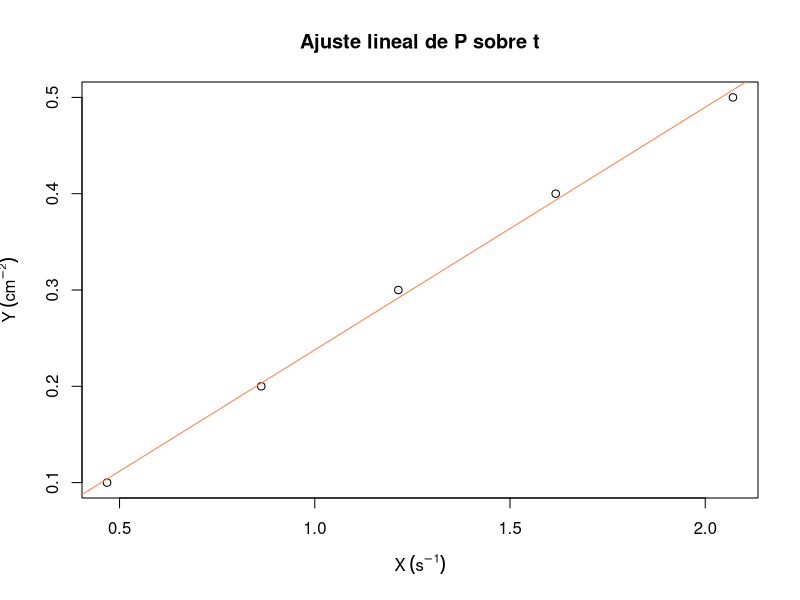

This chart was generated by the following R code:
## ---- chunk 1
knitr::opts_chunk$set(echo = FALSE)
## ---- chunk 2
volumen <- 10*1e-3
voltaje <- 4.81
intensidad <- 0.26
  
Tlab <- 18.9 + 273.15
  
# Datos recogidos
t <- c(0.468, 0.863, 1.214, 1.617, 2.071, 2.639, 3.345, 4.069, 4.537, 5.253)
P <- c(0.1,0.2,0.3,0.4,0.5,0.6,0.7,0.8,0.9,1) 

# Tabla
data <- data.frame(t,P)
colnames(data) <- c("tiempo","var presion")
  
knitr::kable(
  data,
  caption="tiempo y variacion presion",
  booktabs = TRUE,
  escape = FALSE,
  row.names = FALSE,
  align="c"
)
## ---- chunk 3

t <- t[1:5]
P <- P[1:5]

# Ajuste lineal
modelo_lineal <- lm(P ~ t)
resumen <- summary(modelo_lineal)
pendiente <- modelo_lineal$coefficients[[2]]
inc_pendiente <- resumen$coefficients[2,2]
ordenada <- modelo_lineal$coefficients[[1]]
inc_ordenada <- resumen$coefficients[1,2]

# Graficamos los datos y la línea de ajuste

titulo <- "Ajuste lineal de P sobre t"
plot(t,P, main = titulo, ylab =expression(Y ~ (cm^{-2})), xlab =expression(X ~ (s^{-1})))
abline(modelo_lineal, col = "coral")

Cv <- voltaje*intensidad/(volumen*pendiente*200)
